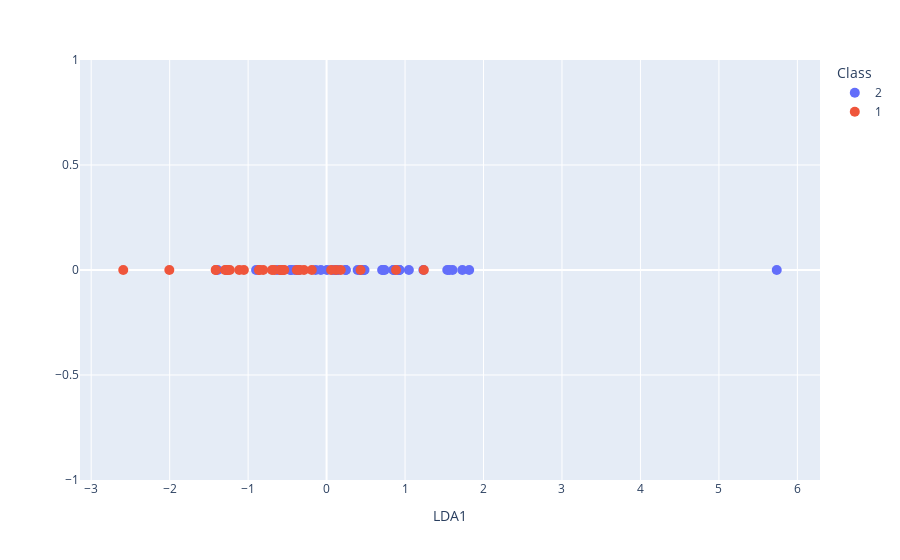

Notebook code for this chart:
### Code cell
from sklearn.discriminant_analysis import LinearDiscriminantAnalysis
import numpy as np
import plotly.express as px
import pandas as pd
def lda_transform(X_train_std, y_train, X_val_std, X_test_std):
    """Fit LDA on training data and transform train/val/test sets."""
    lda = LinearDiscriminantAnalysis()
    X_train_lda = lda.fit_transform(X_train_std, y_train)
    X_val_lda = lda.transform(X_val_std)
    X_test_lda = lda.transform(X_test_std)
    return X_train_lda, X_val_lda, X_test_lda, lda

X_train_lda_transformed, X_val_lda_transformed, X_test_lda_transformed, lda = lda_transform(X_train_std, y_train, X_val_std, X_test_std)

#Plot transformed data (treino)
fig = px.scatter(x=X_train_lda_transformed[:,0], y=np.zeros_like(X_train_lda_transformed[:,0]), color=y_train.astype(str), labels=dict(x="LDA1", y="", color="Class"))
fig.update_traces(marker_size=10)

### Figure 1 — Plotly figure (JSON) as saved in the notebook; plotly's stock layout.template omitted (floating-point values rounded to 4 significant figures)
{"data": [{"hovertemplate": "Class=2<br>LDA1=%{x}<br>=%{y}<extra></extra>", "legendgroup": "2", "marker": {"color": "#636efa", "size": 10, "symbol": "circle"}, "mode": "markers", "name": "2", "orientation": "v", "showlegend": true, "type": "scatter", "x": [-0.4627, 0.07979, 0.8573, 0.005222, 1.605, 0.85, -0.4481, -0.1406, 0.2422, -0.6304, 1.538, 1.049, 0.1035, 0.149, -0.8985, 0.1333, 0.4829, 0.9285, 0.7388, 0.7077, -0.359, 0.4733, 1.233, -0.07356, -0.3572, 0.721, -1.39, -0.4036, 0.4399, 1.73, 0.4311, 0.2453, 0.3957, 5.737, 0.9252, 0.9224, 1.817, 1.563], "xaxis": "x", "y": [0.0, 0.0, 0.0, 0.0, 0.0, 0.0, 0.0, 0.0, 0.0, 0.0, 0.0, 0.0, 0.0, 0.0, 0.0, 0.0, 0.0, 0.0, 0.0, 0.0, 0.0, 0.0, 0.0, 0.0, 0.0, 0.0, 0.0, 0.0, 0.0, 0.0, 0.0, 0.0, 0.0, 0.0, 0.0, 0.0, 0.0, 0.0], "yaxis": "y"}, {"hovertemplate": "Class=1<br>LDA1=%{x}<br>=%{y}<extra></extra>", "legendgroup": "1", "marker": {"color": "#EF553B", "size": 10, "symbol": "circle"}, "mode": "markers", "name": "1", "orientation": "v", "showlegend": true, "type": "scatter", "x": [-1.294, -1.272, -0.6956, -0.8084, -0.5798, -0.5923, 0.1188, -0.8583, -0.8617, -1.413, 0.1803, -0.3799, -1.054, -0.6659, 0.0574, -0.5822, -2.004, -1.261, -0.1883, -0.2879, -1.273, -0.5538, 1.239, 0.885, -0.3409, 0.4329, -2.591, -0.5399, -1.412, -1.113, -1.233], "xaxis": "x", "y": [0.0, 0.0, 0.0, 0.0, 0.0, 0.0, 0.0, 0.0, 0.0, 0.0, 0.0, 0.0, 0.0, 0.0, 0.0, 0.0, 0.0, 0.0, 0.0, 0.0, 0.0, 0.0, 0.0, 0.0, 0.0, 0.0, 0.0, 0.0, 0.0, 0.0, 0.0], "yaxis": "y"}], "layout": {"legend": {"title": {"text": "Class"}, "tracegroupgap": 0}, "margin": {"t": 60}, "xaxis": {"anchor": "y", "domain": [0, 1], "title": {"text": "LDA1"}}, "yaxis": {"anchor": "x", "domain": [0, 1], "title": {"text": ""}}}}
